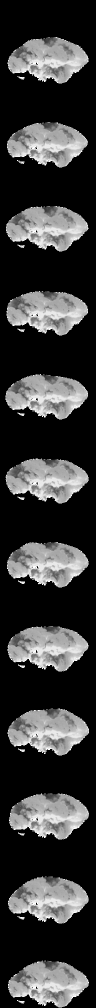
#> input picture art/fx/smoke_billow.png, 192 x 2016 px (shown at 1/2 size)
$ python -i prep_fire_art.py   (imports and definitions only)
#> lines starting #> are read from the running program, lines starting #| are printed output that depends on the picture; after the words box and inside, x2 and y2 are one past the last pixel; in counts of white or black regions, pixels touching at a corner belong together
#> further down, picture is the input picture: shape (2016, 192, 3); min 0, max 255, mean 56.6
# 불꽃·연기 그림 준비 (2026-11-25 사용자 제공 '화염이미지.png' — 흰 바탕의 불 + 검은 연기 세 덩어리, 게임과 같은 내려다보는 시점):
# 블렌더로 구운 불꽃(정면 시점, 뿌옇고 결이 없다) 대신 이 그림에서 불과 연기를 오려 내 게임 그림으로 쓴다.
# 실행: python tools/prep_fire_art.py <화염 그림> <출력 폴더 art> [check <확인용 폴더>]
#   art/fx/fire_s·m·l·xl.png — 불꽃 네 크기 (장을 세로로 쌓은 반복 재생 그림). 그림 아래에서 base_v 높이 = 불 뿌리(바닥 가운데)
#   art/fx/smoke_billow.png  — 불 위로 피어오르는 연기 덩어리 (밝은 회색 — 게임에서 연기 색을 곱한다)
#   art/fx/fx.json 의 "fire_<크기>" · "smoke_billow"
# 움직임: 그림 한 장을 위로 흘러가는 무늬로 조금씩 일그러뜨려 장을 만든다 (뿌리는 고정, 위로 갈수록 크게 일렁인다).
#   무늬가 한 바퀴 돌면 처음과 이어진다. 게임은 이웃한 두 장을 겹쳐 부드럽게 재생한다 (FxArt.draw_flip).
# check: 오려 낸 불·연기를 어두운 바탕 위에 올린 확인용 그림만 저장한다 (art 는 건드리지 않는다)
#
# 스프라이트 시트로 (2026-11-25 사용자 제공 '화염연기 스프라이트 시트이미지.png' — 8 × 6 칸, 불이 붙어 커졌다가 사그라드는 장면들):
#   python tools/prep_fire_art.py <화염 그림> <출력 폴더 art> sheet <시트 그림>
#   불꽃은 시트의 장면들을 그대로 장으로 쓴다 — 장마다 불꽃 모양이 실제로 다르다 (한 장을 일그러뜨린 것보다 살아 있다).
#   시트의 바탕은 투명이 아니라 바둑판 무늬가 그려져 있어, 불꽃(붉고 노란 칸)만 색으로 가려 오려 낸다.
#   연기 덩어리(smoke_billow)는 화염 그림에서 그대로 만든다 (시트의 연기는 바둑판 무늬가 비쳐 쓰지 않는다)
#
# 블렌더로 구운 화염(롤오버 천장 화염 fire_roll·fire_rollc, 화염 벽 fire_wall)의 색을 불꽃 그림의 색에 맞추기 (2026-11-25 사용자 결정):
#   python tools/prep_fire_art.py grade <출력 폴더 art>
#   구운 그림은 짙은 주황, 사용자 그림의 불꽃은 속이 흰 노랑이다 — 초록·파랑을 올려 같은 색으로. 한 번만 적용한다 (fx.json 에 graded 표시).
#   tools/blender/fire_fx.py 로 다시 구웠으면 이것을 다시 돌린다
# 필요: pillow, numpy
import json
import os
import sys

import numpy as np
from PIL import Image, ImageFilter

# 장 수: 가장 큰 그림(xl)을 세로로 쌓아도 4096px 을 넘지 않게 (오래된 내장 그래픽의 그림 크기 한도)
FRAMES = 12
SOURCE = "tools/prep_fire_art.py — 사용자 제공 화염이미지.png 에서 오려 일렁임을 더함"

# 그림(2816×1536)에서 불 덩어리마다 쓸 영역 (x0, y0, x1, y1) — 불꽃만 (연기는 색으로 갈라 낸다).
# skip = 그 안에서 뺄 영역 (이웃 덩어리가 걸친 곳)
FIRES = {
    "small": {"box": (1140, 760, 1640, 1400), "skip": []},
    "tall": {"box": (700, 380, 1200, 1140), "skip": []},
    "wide": {"box": (1390, 320, 2110, 1160), "skip": [(1390, 800, 1590, 1160)]},
}
# 게임의 네 크기: 어느 덩어리로, 그림 한 장 크기(px), 나타내는 폭·높이(m — 불꽃 부분), 일렁임 세기
KINDS = {
    "s": {"from": "small", "px": (96, 112), "w": 0.7, "fps": 12.0, "sway": 0.05, "seed": 3},
    "m": {"from": "small", "px": (160, 184), "w": 1.3, "fps": 11.0, "sway": 0.06, "seed": 11},
    "l": {"from": "tall", "px": (208, 304), "w": 2.0, "fps": 10.0, "sway": 0.07, "seed": 23},
    "xl": {"from": "wide", "px": (304, 336), "w": 3.2, "fps": 9.0, "sway": 0.07, "seed": 37},
}
# 연기 덩어리: 그림에서 쓸 영역 (왼쪽 불 위의 연기 기둥)
SMOKE_BOX = (1640, 20, 2300, 400)
SMOKE_PX = (192, 168)


def load(path):
    return np.array(Image.open(path).convert("RGB")).astype(np.float32) / 255.0


def split_layers(rgb):
    """흰 바탕의 그림 → (불꽃 RGBA, 연기 RGBA). 값은 0~1, 색은 바탕을 걷어 낸 제 색"""
    lo = rgb.min(axis=2)
    hi = rgb.max(axis=2)
    # 흰 바탕에서 벗어난 만큼이 불투명도 (흰색에 가까우면 투명)
    alpha = np.clip((1.0 - lo) * 1.15, 0.0, 1.0)
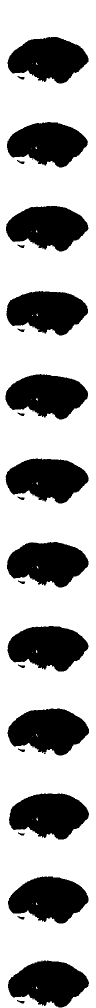
#> alpha: shape (2016, 192) float64 (shown at 1/2 size); values 0 (black) and 1 (white), 67.3% white; 26 black regions (2 under 20 px), largest, box (x1, y1, x2, y2) and area: (15, 1417, 178, 1511) 10790, (14, 1084, 177, 1175) 10653, (18, 1587, 178, 1679) 10590
    r, g, b = rgb[..., 0], rgb[..., 1], rgb[..., 2]
    # 불 기운: 밝고 붉은·노란 칸 (검은 연기는 0)
    fire = np.clip((r - b) * 2.4, 0.0, 1.0) * np.clip((r - 0.35) * 2.2, 0.0, 1.0)
#> fire: shape (2016, 192) float64; every value is 0
    fire = np.clip(fire * 1.25, 0.0, 1.0)
    # 불꽃 속(흰 노랑)은 바탕색과 가까워 투명하게 잡힌다 → 불꽃 안쪽이면 불투명하게 메운다
    body = Image.fromarray((np.clip(fire * alpha * 3.0, 0, 1) * 255).astype(np.uint8), "L")
#> body: PIL image 192x2016 L; every value is 0
    inside = np.array(body.filter(ImageFilter.MaxFilter(9)).filter(ImageFilter.GaussianBlur(6))).astype(np.float32) / 255.0
#> inside: shape (2016, 192) float32; every value is 0
    inside = np.clip((inside - 0.45) * 3.0, 0.0, 1.0)
    # 메울 곳: 불꽃 안쪽의 밝은 노란 칸 (흰 바탕은 색 기운이 없어 빠진다 — 가장자리에 흰 테두리가 생기지 않게).
    # 깊은 안쪽의 새하얀 칸(색 기운이 없다)도 메운다
    solid = Image.fromarray((inside * 255).astype(np.uint8), "L")
    # 깊은 안쪽 = 안쪽 범위를 구멍(새하얀 칸)까지 메운 뒤 가장자리에서 한참 들어온 곳
    filled = solid.filter(ImageFilter.MaxFilter(31)).filter(ImageFilter.MinFilter(31))
    deep = np.array(filled.filter(ImageFilter.MinFilter(25)).filter(ImageFilter.GaussianBlur(4))).astype(np.float32) / 255.0
    inside = np.maximum(inside, deep)
    core = inside * np.clip((hi - 0.75) * 4.0, 0.0, 1.0) * np.maximum(np.clip((hi - lo) * 9.0, 0.0, 1.0), deep)
    # 색 기운이 옅은 뿌연 빛(불꽃 둘레의 허연 안개)은 옅게
    haze = np.clip((hi - lo) * 3.5 + 0.15, 0.0, 1.0)
#> haze: shape (2016, 192) float64; every value is 0.15
    fa = np.clip(np.maximum(alpha * fire * haze, core), 0.0, 1.0)
    # 색: 흰 바탕을 걷어 낸다 (C = a·F + (1-a)·1 → F). 메운 속은 그림 색 그대로 (새하얀 칸은 흰 노랑으로)
    a3 = np.maximum(alpha, 1e-3)[..., None]
    unmixed = np.clip((rgb - (1.0 - a3)) / a3, 0.0, 1.0)
    hot = np.minimum(rgb, np.array([1.0, 0.96, 0.78], dtype=np.float32))
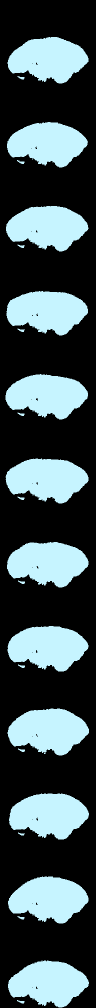
#> hot: shape (2016, 192, 3) float32 (shown at 1/2 size); mean B, G, R 0.327, 0.314, 0.255
    fcol = unmixed * (1.0 - core[..., None]) + hot * core[..., None]
    flame = np.dstack([fcol, fa])
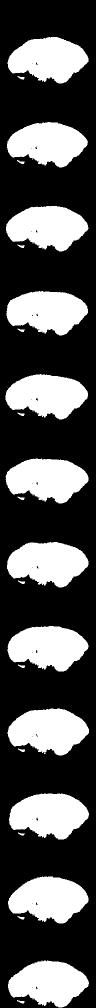
#> flame: shape (2016, 192, 4) float64 (shown at 1/2 size); mean B, G, R, A 0.327, 0.327, 0.327, 0
    sa = np.clip(alpha * (1.0 - fire) * (1.0 - inside), 0.0, 1.0)
    smoke = np.dstack([unmixed, sa])
    return flame, smoke


# [155 lines left out: functions crop, trim, keep_main, fit, premul, unpremul and 6 more, not called in this run]


def over_dark(img, bg=(0.2, 0.2, 0.22)):
    c = img[..., :3] * img[..., 3:4] + np.array(bg, dtype=np.float32) * (1.0 - img[..., 3:4])
    return Image.fromarray((np.clip(c, 0, 1) * 255).astype(np.uint8), "RGB")


# [18 lines left out: function smoke_sprite, not called in this run]


# 시트의 칸 자리 (테두리 선 안쪽, px) — 가로 8칸 × 세로 6줄
SHEET_XS = [(30, 356), (380, 704), (727, 1051), (1074, 1396), (1420, 1742), (1766, 2089), (2112, 2437), (2460, 2786)]
SHEET_YS = [(23, 249), (278, 502), (533, 754), (786, 1007), (1039, 1259), (1293, 1512)]
# 크기별로 쓸 칸 (줄, 칸): 한창 타는 큰 불(셋째 줄 + 넷째 줄 앞 두 칸) / 두 갈래가 합쳐지는 넓은 불(둘째 줄)
SHEET_BIG = [(2, k) for k in range(8)] + [(3, 0), (3, 1)]
SHEET_WIDE = [(1, k) for k in range(8)]
SHEET_KINDS = {
    "s": {"cells": SHEET_BIG, "px": (96, 112), "w": 0.7, "fps": 9.0},
    "m": {"cells": SHEET_BIG, "px": (160, 184), "w": 1.3, "fps": 8.5},
    "l": {"cells": SHEET_BIG, "px": (224, 288), "w": 2.0, "fps": 8.0},
    "xl": {"cells": SHEET_WIDE, "px": (336, 304), "w": 3.2, "fps": 7.5},
}


# [64 lines left out: functions key_sheet_fire, sheet_frames, fires_from_sheet, not called in this run]


# 구운 화염에 곱하는 색 [빨강, 초록, 파랑]: 두 그림의 밝은 부분 색을 재서 — 불꽃 (1.00, 0.89, 0.58) ÷ 구운 화염 (1.00, 0.72, 0.32)
GRADE_GAIN = (1.0, 1.23, 1.8)
GRADE_KEYS = ("fire_roll", "fire_rollc", "fire_wall")


# [67 lines left out: functions grade_baked, main, not called in this run]


# [1 line not run here, left out]

>>> import cv2
>>> picture = cv2.imread('../art/fx/smoke_billow.png')
>>> result = split_layers(picture)

$ run again, on art/fx/fire_l.png
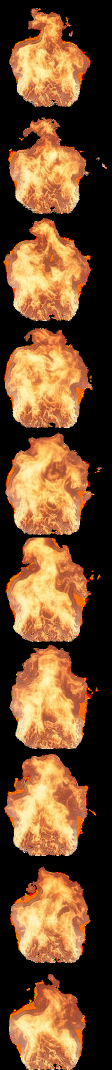
#> input picture art/fx/fire_l.png, 224 x 2140 px (shown at 1/2 size)
#> picture is the input picture: shape (2140, 224, 3); mean B, G, R 44.5, 76.1, 111.6
#> in split_layers, `alpha = np.clip((1.0 - lo) * 1.15, 0.0, 1.0)`:
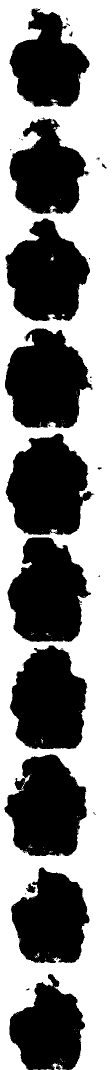
#> alpha: shape (2140, 224) float64 (shown at 1/2 size); values 0 (black) and 1 (white), 52.7% white; 63 black regions (49 under 20 px), largest, box (x1, y1, x2, y2) and area: (11, 867, 187, 1070) 25298, (15, 1075, 182, 1284) 24896, (10, 656, 185, 856) 24765
#> fire: shape (2140, 224) float64; values 0 (black) and 1 (white), 47.1% white; 39 white regions (24 under 20 px), largest, box (x1, y1, x2, y2) and area: (12, 867, 187, 1069) 25206, (15, 1075, 182, 1284) 24839, (10, 657, 185, 855) 24691
#> body: PIL image 224x2140 L; 0.02% white in thin lines or dots, all inside (x1, y1, x2, y2) = (13, 34, 206, 2139)
#> deep: shape (2140, 224) float32; every value is 0
#> haze: shape (2140, 224) float64; values 0.15 (black) and 1 (white), 49.3% white; 80 white regions (60 under 20 px), largest, box (x1, y1, x2, y2) and area: (11, 867, 189, 1070) 26162, (11, 1075, 182, 1284) 26061, (8, 655, 185, 856) 25561
#> in split_layers, `hot = np.minimum(rgb, np.array([1.0, 0.96, 0.78], dtype=np.float32))`:
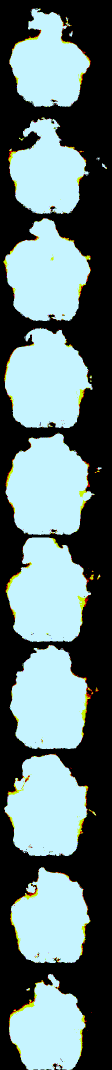
#> hot: shape (2140, 224, 3) float32 (shown at 1/2 size); mean B, G, R 0.473, 0.466, 0.386
